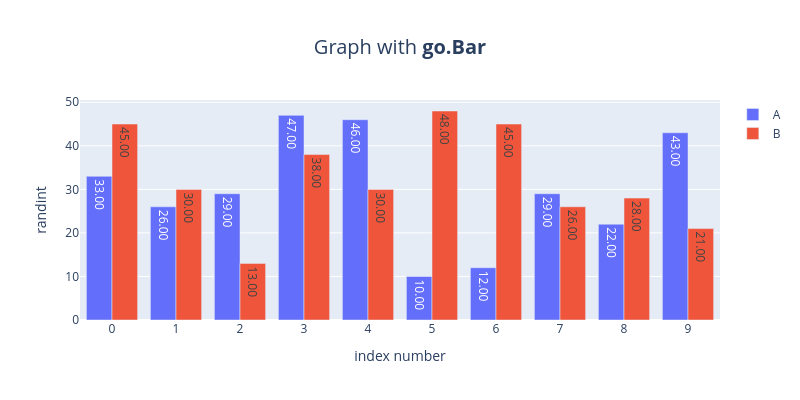

Here is the notebook cell this chart was saved with:
### Code cell
import pandas as pd
import numpy as np
import plotly.graph_objects as go

df = pd.DataFrame({
    "A": np.random.randint(10, 50, size=10), # 0 ~ 9 사이의 정수를 난수값으로 생성
    "B": np.random.randint(10, 50, size=10)
})

fig = go.Figure()

fig.add_trace(
    go.Bar(
        x=df.index, y=df["A"], name="A", text=df["A"], textposition="auto", texttemplate="%{y:.2f}"
    )
)

fig.add_trace(
    go.Bar(
        x=df.index, y=df["B"], name="B", text=df["B"], textposition="auto", texttemplate="%{y:.2f}"
    )
)

fig.update_layout(
    {
        "title": {
            "text": "Graph with <b>go.Bar</b>",
            "x": 0.5,
            "y": 0.9,
            "font": {
                "size": 20
            }
        },
        "showlegend": True,
        "xaxis": {
            "title": "index number",
            "showticklabels": True,
            "dtick": 1
        },
        "yaxis": {
            "title": "randint"
        },
        "autosize": False,
        "width": 800,
        "height": 400
    }
)

fig.show()

### Figure 1 — Plotly figure (JSON) as saved in the notebook; plotly's stock layout.template omitted (floating-point values rounded to 4 significant figures)
{"data": [{"name": "A", "text": [33, 26, 29, 47, 46, 10, 12, 29, 22, 43], "textposition": "auto", "texttemplate": "%{y:.2f}", "type": "bar", "x": [0, 1, 2, 3, 4, 5, 6, 7, 8, 9], "y": [33, 26, 29, 47, 46, 10, 12, 29, 22, 43]}, {"name": "B", "text": [45, 30, 13, 38, 30, 48, 45, 26, 28, 21], "textposition": "auto", "texttemplate": "%{y:.2f}", "type": "bar", "x": [0, 1, 2, 3, 4, 5, 6, 7, 8, 9], "y": [45, 30, 13, 38, 30, 48, 45, 26, 28, 21]}], "layout": {"autosize": false, "height": 400, "showlegend": true, "title": {"font": {"size": 20}, "text": "Graph with <b>go.Bar</b>", "x": 0.5, "y": 0.9}, "width": 800, "xaxis": {"dtick": 1, "showticklabels": true, "title": {"text": "index number"}}, "yaxis": {"title": {"text": "randint"}}}}
